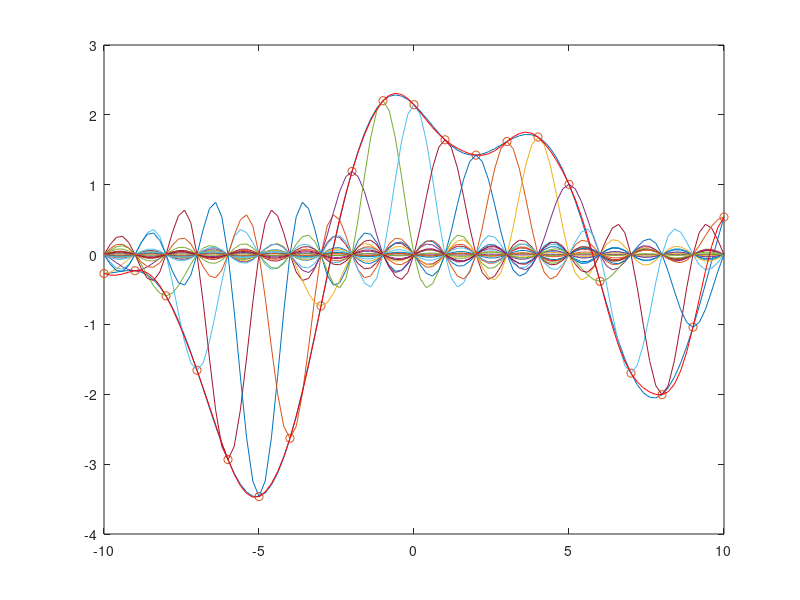

Reproduce this figure in MATLAB. (Note: this script raises an error after producing the figure.)
%% Example of reconstruction with an ideal lowpass filter
clear, clc, close all

addpath('D:\Jose\Dropbox\research\codes\f')


x = linspace(-10,10, 101);
y = @(x) cos(x/2) - sin(x) + cos(x/2-pi/4) - sin(x/4-deg2rad(154));
t = linspace(-10,10, 21);
T = abs(t(1)-t(2));
ys = y(t);

figure, hold on, box on
plot(x, y(x), 'DisplayName', 'original')
plot(t, ys, 'o', 'DisplayName', 'sampled')
f = zeros(length(ys), length(x));
for n = 1:length(ys)
    f(n, :) = ys(n)*sinc(x-t(n)*T);
    plot(x, f(n, :), 'DisplayName', sprintf('f%d', n))
end

plot(x, sum(f, 1), 'r', 'DisplayName', 'interp')
m = matlab2tikz(gca);
m.write('recontruction_ideal_lpf.tex')
